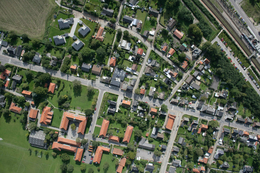
%> input picture aerial.png, 260 x 173 px, shrunk from 700 x 467 before the run
$ octave kmeans.m   (GNU Octave 9; MATLAB toolbox functions it lacks are replaced by stand-ins)
%> lines starting %> are read from the running program, lines starting %| are printed output that depends on the picture
img =  imread('aerial.png');
%> img is the input picture: size 173x260x3 uint8; mean R, G, B 89.3, 97.2, 78.1

grayImg = rgb2gray(img);
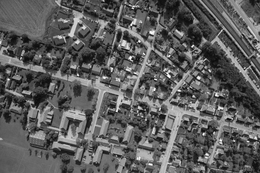
%> grayImg: size 173x260 uint8; min 4, max 255, mean 92.7


%% Load Image
I = im2double(imread('aerial.png'));                    % Load Image
F = reshape(I,size(I,1)*size(I,2),3);                 % Color Features
%% K-means
K     = 2;                                            % Cluster Numbers
CENTS = F( ceil(rand(K,1)*size(F,1)) ,:);             % Cluster Centers
DAL   = zeros(size(F,1),K+2);                         % Distances and Labels
KMI   = 10;                                           % K-means Iteration
for n = 1:KMI
   for i = 1:size(F,1)
      for j = 1:K
        DAL(i,j) = norm(F(i,:) - CENTS(j,:));
      end
      [Distance, CN] = min(DAL(i,1:K));               % 1:K are Distance from Cluster Centers 1:K
      DAL(i,K+1) = CN;                                % K+1 is Cluster Label
      DAL(i,K+2) = Distance;                          % K+2 is Minimum Distance
   end
   for i = 1:K
      A = (DAL(:,K+1) == i);                          % Cluster K Points
      CENTS(i,:) = mean(F(A,:));                      % New Cluster Centers
      if sum(isnan(CENTS(:))) ~= 0                    % If CENTS(i,:) Is Nan Then Replace It With Random Point
         NC = find(isnan(CENTS(:,1)) == 1);           % Find Nan Centers
         for Ind = 1:size(NC,1)
         CENTS(NC(Ind),:) = F(randi(size(F,1)),:);
         end
      end
   end
end
%> after the loop, CENTS = [0.613 0.584 0.55; 0.252 0.305 0.215]

X = zeros(size(F));
for i = 1:K
idx = find(DAL(:,K+1) == i);
X(idx,:) = repmat(CENTS(i,:),size(idx,1),1);
end
T = reshape(X,size(I,1),size(I,2),3);
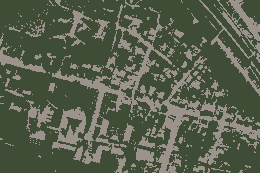
%> T: size 173x260x3 double; mean R, G, B 0.35, 0.381, 0.306; mean of the top-left, top-right, bottom-left and bottom-right quarters 0.326, 0.347, 0.341, 0.369
%% Show
figure()
subplot(121); imshow(I); title('original')
subplot(122); imshow(T); title('segmented')
disp('number of segments ='); disp(K)

se = strel('line',11,90);
BW2 = imdilate(T,se);
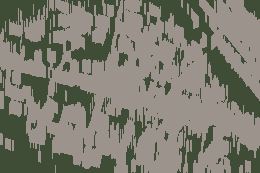
%> BW2: size 173x260x3 double; mean R, G, B 0.492, 0.49, 0.437
subplot(121); imshow(I); title('original')
subplot(122); imshow(T); title('Dilated')
